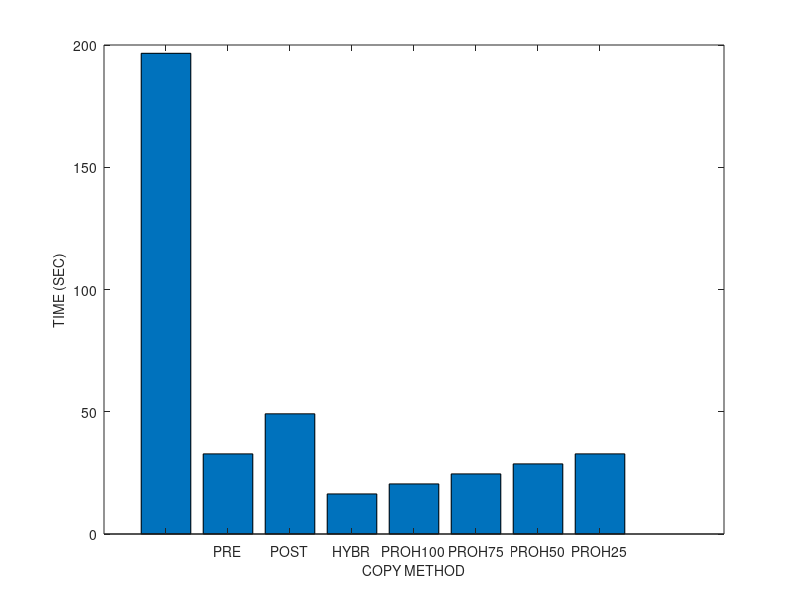
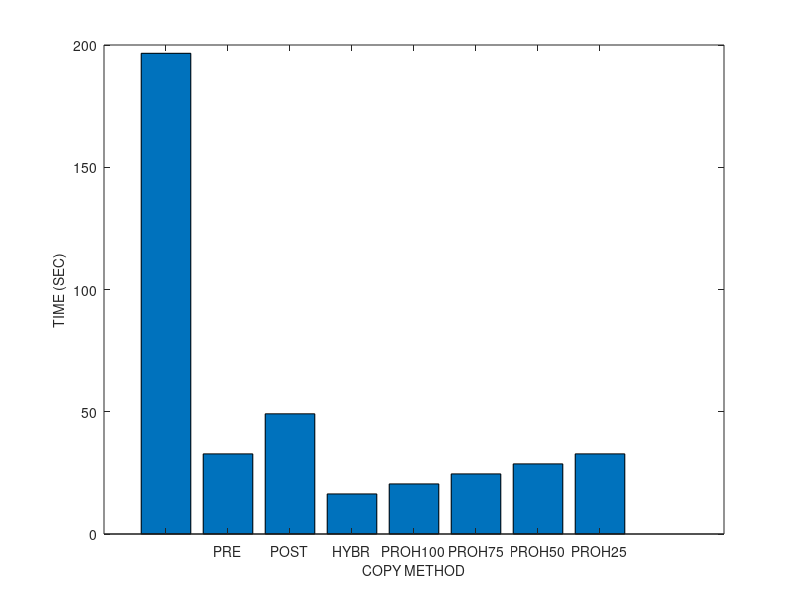
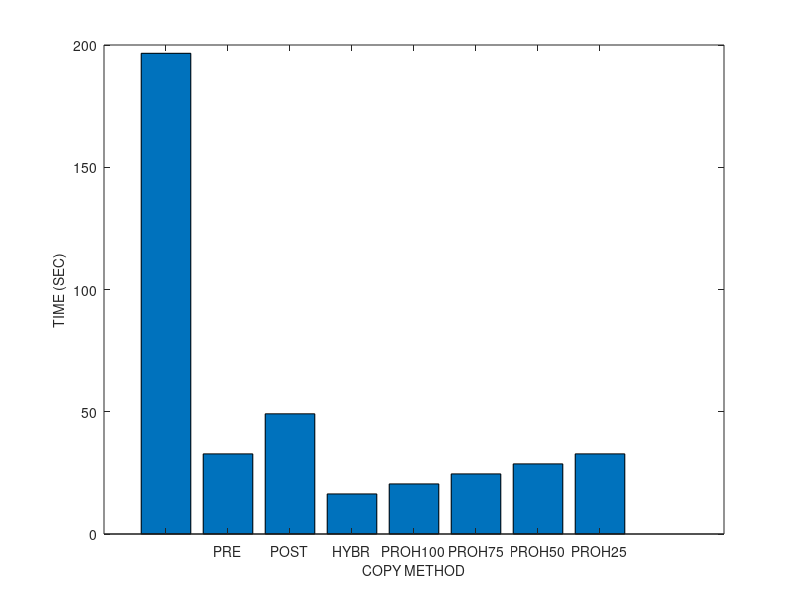
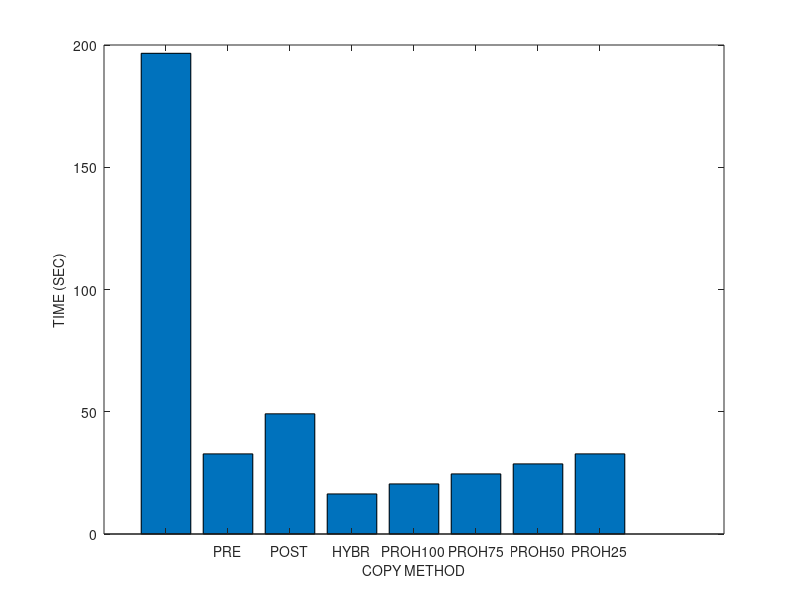

These figures' MATLAB source, in order:
% basic hybrid copy migration
	global wss numpages readrate dirtyrate pagesize b scinfo
	global totaltime downtime totaldata

% memory size in MB
r = 4096
r *= 1024 % convert to KB

% page dirty rate in percent (%): against to total memory pages
readrate = 50
prefix = strcat ("M4G_R", num2str(readrate))
readrate /= 100

dirtyrate = 50 
prefix = strcat (prefix, "_W", num2str(dirtyrate))
dirtyrate /= 100

% prediction accuracy 0 through 1
acc = 1

pagesize = 4 % in KB
numpages = r / pagesize

% delta compression rate
comp = 0.5 

% amount of CPU and device states in KB 
scinfo = 100

% working set size in number of pages
wss = numpages * 0.25

% 0: zero, 1: read, 2: dirtied, 3: inactive data
mem = zeros(1, numpages);

run = 1

%prefix = strcat (prefix, "_acc", num2str(acc), "_r", num2str(run))

% bandwidth in gbps
b = 1000 
b = b * 1024/8 % convert to KB

fontsize = 10
%fontsize = 18
%fontsize = 20

totaltime = 0;
downtime = 0;
totaldata = 0;

A = zeros(8, 3);

%%%%%%%%%%%%%%%%%%%%%%%%%%%%%%
% precopy migration
%%%%%%%%%%%%%%%%%%%%%%%%%%%%%%
fprintf('\n')
disp('==================== Precopy migration ====================')
% iterations
present = numpages * pagesize
iter = 0
while present > 50 && iter < 29 && totaldata < 4*r
	pretime = present / b
	totaltime += pretime
	totaldata += present
	present = numpages * pagesize * dirtyrate 
	%dirts = wss * dirtyrate
	iter += 1
end

% stop-and-copy phase
% stop conditions: 29 iterations, 50 pages, 4 memory size sent
scsent = scinfo + present * pagesize
downtime = scsent / b
totaltime += downtime
totaldata += scsent

% network fault rate
NFR = 0

A (1, 1) = totaltime;
A (1, 2) = downtime;
A (1, 3) = totaldata;

%%%%%%%%%%%%%%%%%%%%%%%%%%%%%%
% postcopy migration
%%%%%%%%%%%%%%%%%%%%%%%%%%%%%%
fprintf('\n')
disp('===================== Postcopy migration ======================')
totaltime = 0;
downtime = 0;
totaldata = 0;

% stop-and-copy phase
scsent = scinfo
downtime = scsent / b
totaltime += downtime
totaldata += scsent

% prepaging (bubbling) and on-demand paging
postsent = r
posttime = postsent/b
totaltime += posttime
totaldata += postsent
% network fault rate
NFR = 0.2

A (2, 1) = totaltime;
A (2, 2) = downtime;
A (2, 3) = totaldata;

%%%%%%%%%%%%%%%%%%%%%%%%%%%%%%
% hybrid copy migration
%%%%%%%%%%%%%%%%%%%%%%%%%%%%%%
fprintf('\n')
disp('==================== Hybrid copy migration ====================')
totaltime = 0;
downtime = 0;
totaldata = 0;

% precopy phase: single iteration
present = r
pretime = present / b
totaltime += pretime
totaldata += present

% stop-and-copy phase
bitmapsize = 500 % KB
scsent = scinfo + bitmapsize
downtime = scsent / b
totaltime += downtime
totaldata += scsent

% postcopy phase: prepaging (bubbling) and on-demand paging
%dirts = wss * dirtyrate
dirts = numpages * dirtyrate
postsent = dirts * pagesize
posttime = postsent/b
totaltime += posttime
totaldata += postsent
% network fault rate
NFR = 0.2

A (3, 1) = totaltime;
A (3, 2) = downtime;
A (3, 3) = totaldata;

%%%%%%%%%%%%%%%%%%%%%%%%%%%%%%
% proactive hybrid copy migration
%%%%%%%%%%%%%%%%%%%%%%%%%%%%%%
%disp(char(10))
fprintf('\n')
disp('=============== Proactive hybrid copy migration ================')

function [tt, dt, td] = prohybrid(acc)
	global wss numpages readrate dirtyrate pagesize b scinfo
	global totaltime downtime totaldata

	totaltime = 0;
	downtime = 0;
	totaldata = 0;

% precopy phase
% LRU, PFR

% scan the dirtied pages
% for dirtied pages
% 	mark dirtied (1)
% 	mem(random (1, wss * 0.1))	
%randperm(int64(wss * 0.1));
% for read pages
% 	mark read (2)
% 	mem (random (wss * 0.1, wss * 0.2))

% for pages
% 	predict read/write

% send the pages most likely to be read and least likely to be dirtied
% do not send the pages most likely to be dirtied
% construct queue with the order of p1/p2
%reads = numpages * 0.4 
% total read rate = wss * read_rate = 0.25 * 0.16 = 0.04 (4%)
%read_rate = 0.16
%read_rate = 0.04 % 4% of total memory
% total write rate = wss * write_rate = 0.25 * 0.16 = 0.04 (4%)
%write_rate = 0.16
%write_rate = 0.04 % 4% of total memory
% simple case: readonly pages (RO) - zero dirtied pages 
%RO = 0.3
	pred_pages = numpages * readrate * acc

% LRU
% for LRU queue
% 	mark sent
%	insert the pages into cache and perform delta compression

	present = pred_pages * pagesize
	pretime = present/b
	totaltime += pretime
	totaldata += present

	% stop-and-copy phase
	% send the CPU and device states
	bitmapsize = 500 % KB
	scsent = scinfo + bitmapsize
	downtime = scsent/b
	totaltime += downtime
	totaldata += scsent

	% postcopy phase
	postsent = (numpages - pred_pages) * pagesize

	% exclude the predicted dirtied pages 
	pred_dirts = numpages * dirtyrate * acc
	postsent = (numpages - pred_pages - pred_dirts) * pagesize
	posttime = postsent/b
	totaltime += posttime
	totaldata += postsent
	
	tt = totaltime;
	dt = downtime;
	td = totaldata;	
end

% network fault rate
NFR = 0.2

prohybrid(acc)
A (4, 1) = totaltime;
A (4, 2) = downtime;
A (4, 3) = totaldata;
%A (4, :) = prohybrid(acc)

acc = 0.75
prohybrid(acc);
A (5, 1) = totaltime;
A (5, 2) = downtime;
A (5, 3) = totaldata;
%A (5, :) = prohybrid(acc);
%row = prohybrid(acc);
%A (5, 1) = row(1);
%A (5, 2) = row(2);
%A (5, 3) = row(3);

acc = 0.5
prohybrid(acc);
A (6, 1) = totaltime;
A (6, 2) = downtime;
A (6, 3) = totaldata;
%A (6, :) = prohybrid(acc);

acc = 0.25
prohybrid(acc);
A (7, 1) = totaltime;
A (7, 2) = downtime;
A (7, 3) = totaldata;

acc = 0
prohybrid(acc);
A (8, 1) = totaltime;
A (8, 2) = downtime;
A (8, 3) = totaldata

%%%%%%%%%%%%%%%%%%%%%%%%%%%%%%%%%%%%%%%%%%%%%%%%%%%%%%%
%                     plotting
% precopy
% postcopy
% hybrid
% pro-hybrid
%%%%%%%%%%%%%%%%%%%%%%%%%%%%%%%%%%%%%%%%%%%%%%%%%%%%%%%

%prefix = "M4G_R14W14_acc100_r1"
%prefix = strcat ("M4G_R", readrate, "W", dirtyrate, "acc", acc, "r", run)
%prefix = strcat (prefix, "W")
%prefix = strcat (prefix, dirtyrate)

dlmwrite (prefix, A, ' ')

%%%%%%%%%%%%%%%%%%%% total time %%%%%%%%%%%%%%%%%%%%%%
figure;
output = strcat(prefix, ".tt");
%output = prefix
x = ['PRECOPY', 'POSTCOPY', 'HYBRID', 'PRO-HYBRID'];
x = {'', 'PRE', 'POST', 'HYBR', 'PROH100', 'PROH75', 'PROH50', 'PROH25', 'PROH0'};
%x = 1:1:length(A);
%plot(x, A(:,2)/1000000, x, A(:,3)/1000000, '-.*');
%plot(A(:,2));

%xtics = 1:4:16
%bar(xtics, A(:,1))
bar(A(:,1))
set(gca, 'XTickLabel', x, 'FontSize', fontsize)
xlabel('COPY METHOD', 'FontSize', fontsize);
ylabel('TIME (SEC)', 'FontSize', fontsize);
%legend('PRECOPY', 'POSTCOPY', 'HYBRID', 'PRO-HYBRID');
%bar(x, A(:,1))

saveas (1, strcat(output, ".png"));
saveas (1, strcat(output, ".eps"));
saveas (1, strcat(output, ".emf"));

%%%%%%%%%%%%%%%%%%%% downtime %%%%%%%%%%%%%%%%%%%%%%
figure;
output = strcat(prefix, ".dt");

bar(A(:,2))
set(gca, 'XTickLabel', x, 'FontSize', fontsize)
xlabel('COPY METHOD', 'FontSize', fontsize);
ylabel('TIME (SEC)', 'FontSize', fontsize);

saveas (1, strcat(output, ".png"));
saveas (1, strcat(output, ".eps"));
saveas (1, strcat(output, ".emf"));

%%%%%%%%%%%%%%%%%%%% total data %%%%%%%%%%%%%%%%%%%%%%
figure;
output = strcat(prefix, ".td");

bar(A(:,3))
set(gca, 'XTickLabel', x, 'FontSize', fontsize)
xlabel('COPY METHOD', 'FontSize', fontsize);
ylabel('SIZE (KB)', 'FontSize', fontsize);

saveas (1, strcat(output, ".png"));
saveas (1, strcat(output, ".eps"));
saveas (1, strcat(output, ".emf"));
